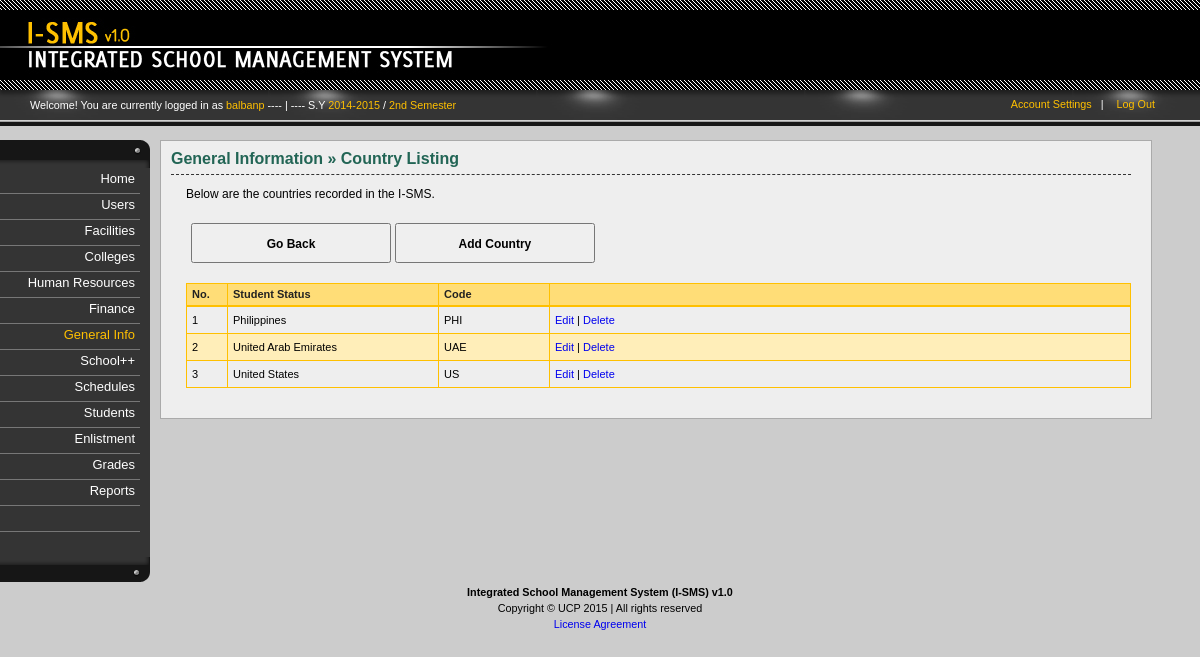
Screenshot of /generalinfo-country.php (signed in) with the database file from the repository.
### _system/_config/sys_config.php (called while the page is built, shortened)
<?php
		$DIR_SERVER_FOLDER = "";
		$DIR_CSS_DEFAULT = "http://" . $_SERVER['HTTP_HOST'] . $DIR_SERVER_FOLDER . "/design/default/css/";
?>

### _libs/classes/fix.inc.php (called while the page is built, shortened)
<?php
	class SchoolYear2{
		function __construct($year_id, $start, $end, $active){
			$this->start = $start;
			$this->end = $end;
		}
	}
	class Semester2{
		function __construct($semester_id, $description, $shorthand, $active){
			$this->description = $description;
		}
	}
	class FixManager{
		private $conn = null;
		function __construct($conn = null){
			if($conn !== null){
				$this->conn = $conn;
			} else {
				$this->error = "No defined connection.";
			}
		}
		function GetActiveSchoolYear(){
			$years = null;
			if($this->conn == null){
				$error = "No defined connection.";
				return null;
			} else {
				$conn = $this->conn;
				$query = "SELECT SchoolYearID, Start, End, Active FROM `sch-school_years` WHERE Active=1 ";
				$query .= "ORDER BY Start";
				$result = $conn->query($query);
				if($conn->error <> ""){
					$this->error = $conn->error;
				} else {
					$years = array();
					$ctr = 0;
					if($result->num_rows > 0){
						while($row = $result->fetch_assoc()){
							$years[$ctr] = new SchoolYear2($row['SchoolYearID'], $row['Start'], $row['End'], $row['Active']);
							$ctr++;
						}
					}
				}
			}
			return $years;
		}
		function GetActiveSemester(){
			$semesters = null;
			if($this->conn == null){
				$error = "No defined connection.";
				return null;
			} else {
				$conn = $this->conn;
				$query = "SELECT SemesterID, Description, Shorthand, Active FROM `sch-semesters` ";
				$query .= "WHERE 1=1 AND Active=1 ";
				$result = $conn->query($query);
				if($conn->error <> ""){
					$this->error = $conn->error;
				} else {
					$semesters = array();
					$ctr = 0;
					if($result->num_rows > 0){
						while($row = $result->fetch_assoc()){
							$semesters[$ctr] = new Semester2($row['SemesterID'], $row['Description'], $row['Shorthand'], $row['Active']);
							$ctr++;
						}
					}
				}
			}
			return $semesters;
		}
	}
?>

### _libs/classes/gen.inc.php (called while the page is built, shortened)
<?php
	class Country{
		function __construct($_country_id, $_code, $_description){
			$this->country_id 	= $_country_id;
			$this->code			= $_code;
			$this->description 	= $_description;
		}
	}
	class GeneralInformationManager{
		public $error = array();
		private $conn = null;
		function __construct($conn = null){
			if($conn !== null){
				$this->conn = $conn;
			} else {
				$this->error[sizeof($this->error)] = "No defined connection.";
			}
		}
		function GetCountries($country_id=null){
			$countries  = null;
			if($this->conn == null){
				$this->error[sizeof($this->error)] = "No defined connection.";
				return null;
			} else {
				$conn = $this->conn;
				$query = "SELECT CountryID, Code, Description FROM `gen-country_listing` ";
				$query .= "ORDER BY Description ";
				$result = $conn->query($query);
				if($conn->error <> ""){
					$this->error[sizeof($this->error)] = $conn->error;
				} else {
					$countries  = array();
					$ctr = 0;
					if($result->num_rows > 0){
						while($row = $result->fetch_assoc()){
							$countries [$ctr] = new Country($row['CountryID'], $row['Code'], $row['Description']);
							$ctr++;
						}
					}
				}
			}
			return $countries ;
		}
	}
?>

### generalinfo-country.php (the view, shortened to what this page needs)
<?php
	require_once("_system/_config/sys_config.php");
	require_once(CLASSLIST . "user.inc.php");
	require_once(CLASSLIST . "menu.inc.php");
	require_once(CLASSLIST . "gen.inc.php");
	if(isset($_SESSION['UserInfo'])){
		$UserInfo = unserialize($_SESSION['UserInfo']);
	} else {
		header("Location: index.php?error=2");
		exit();
	}
	$ISMS = new ISMSConnection(CONNECTION_TYPE);
	$conn = $ISMS->GetConnection();
	$hnd = new GeneralInformationManager($conn);
	$countries = $hnd->GetCountries();
?>
<!DOCTYPE html PUBLIC "-//W3C//DTD XHTML 1.0 Transitional//EN" "http://www.w3.org/TR/xhtml1/DTD/xhtml1-transitional.dtd">
<html lang="en-US" xml:lang="en-US" xmlns="http://www.w3.org/1999/xhtml">
	<head>
<?php
	require_once("_system/_config/head_config.php");
	echo "<link rel=\"stylesheet\" href=\"" . $DIR_CSS_DEFAULT . "home.css\" />";
	echo "<link rel=\"stylesheet\" href=\"" . $DIR_CSS_DEFAULT . "verticalnav.css\" />";
	echo "<link rel=\"stylesheet\" href=\"" . $DIR_CSS_DEFAULT . "columns.css\" />";
	echo "<link rel=\"stylesheet\" href=\"" . $DIR_CSS_DEFAULT . "content.css\" />";
	echo "<link rel=\"stylesheet\" href=\"" . $DIR_CSS_DEFAULT . "actions.css\" />";
	echo "<link rel=\"stylesheet\" href=\"" . $DIR_CSS_DEFAULT . "tables.css\" />";
	echo "<link rel=\"stylesheet\" href=\"" . $DIR_CSS_DEFAULT . "tweaks.css\" />";
?>
	</head>
	<body id="general">
		<div id="container">
			<div id="header">
				<?php require_once("_system/main/banner.inc.php"); ?>
				<?php require_once("_system/main/dashboard.inc.php"); ?>
			</div><?php  ?>
			<div id="body">
				<div class="content">
					<div class="column" id="column-first">
						<?php require_once("_system/main/mainmenu.inc.php"); ?>
					</div>
					<div class="column" id="column-second">
						<div class="inner">
							<h1>
								<span class="Highlight">General Information &raquo; Country Listing</span>
							</h1>
							<p class="">Below are the countries recorded in the I-SMS.</p>
							<div id="actions">
								<p class="action">
									<input type="button" value="Go Back" onclick="window.location='generalinfo.php'" />
									<input type="button" value="Add Country" onclick="window.location='generalinfo-country-add.php'" />
								</p>
							</div>
							<div class="table">
								<table class="countries default" cellspacing="0" title="">
									<thead>
										<th class="Count">No.</th>
										<th class="medium_width">Student Status</th>
										<th class="small_width">Code</th>
										<th class="Actions"></th>
									</thead>
									<?php
										$ctr = 0;
										if(sizeof($countries) > 0){
											foreach($countries as $item){
												$ctr++;
												if($ctr % 2 == 0){
													echo "<tr class=\"even\">";
												} else {
													echo "<tr class=\"odd\">";
												}
													echo "<td>{$ctr}</td>";
													echo "<td>{$item->description}</td>";
													echo "<td>{$item->code}</td>";
													echo "<td class=\"Actions\">";
														echo "<a href=\"generalinfo-country-edit.php?id={$item->country_id}\">Edit</a>";
														echo " | ";
														echo "<a href=\"generalinfo-country-process.php?id={$item->country_id}&action=delete\" onclick=\"return confirm('Delete country from records? Click OK to continue.')\">Delete</a>";
													echo "</td>";
												echo "</tr>";
											}
										} else {
											echo "<td colspan=\"6\">There are no countries registered.</td>";
										}
									?>
								</table>
							</div>
						</div>
					</div>
				</div>
			</div><?php  ?>
			<div id="footer">
				<?php require_once("_system/main/footer.inc.php"); ?>
			</div><?php  ?>
		</div>
	</body>
</html>

### _system/main/dashboard.inc.php (shortened to what this page needs)
<div id="dashboard">
	<div class="inner">
		<p class="greetings">Welcome! You are currently logged in as
			<span class="highlight">
				<?php echo $UserInfo->username; ?>
			</span>
			<?php
				require_once(CLASSLIST . 'fix.inc.php');
				$ISMS2 = new ISMSConnection(CONNECTION_TYPE);
				$conn2 = $ISMS2->GetConnection();
				$dash = new FixManager($conn2);
				$tmp_sy = $dash->GetActiveSchoolYear();
				$tmp_sem = $dash->GetActiveSemester();
				$curr_sy = $tmp_sy[0]->start . "-" . $tmp_sy[0]->end;
				$curr_sem = $tmp_sem[0]->description;
				if(isset($curr_sy)){
					echo " ---- | ---- S.Y <span class=\"highlight\">" . $curr_sy;
					echo "</span> / <span class=\"highlight\">" . $curr_sem . "</span>";
				}
			?>
		</p>
		<div class="options">
			<ul>
				<li><a href="account-settings.php">Account Settings</a>&nbsp;&nbsp;&nbsp;|</li>
				<li><a href="logout.php">Log Out</a></li>
			</ul>
		</div>
	</div>
</div>

### design/default/css/general.css (style rules this page uses)
html { font: 67.5% Arial, Tahoma, Verdana, "Times New Roman"; }
body { font-size: 100%; background-color: #f0efef; background-color: #ccc; background-image: url(../images/logo.png); padding-bottom: 20px; }
#header { height: 90px; background-color: #000; }
p { line-height: 1.5em; }
p.action input { width: 200px; height: 40px; font-weight: bold; font-family: Arial!important; }
p.action { font-size: 14px!important; }

### design/default/css/home.css (style rules this page uses)
#header { margin-bottom: 50px; }
#dashboard .inner { display: block; height: 24px; padding: 7px 0px 5px 30px; background-image: url("../images/dashboard.png"); background-color: #000; position:relative; }
#dashboard .options { position: absolute;right: 35px;top: 9px; width: 200px; text-align: right; }
#dashboard .options a { color: #ffc000; text-decoration: none }
#dashboard .options ul li { display: inline; margin-right: 10px; color: #fff; }
#dashboard .greetings { margin-top: 0px; color: #fff; }
#dashboard .inner .greetings .highlight { color: #ffc000; }

### design/default/css/columns.css (style rules this page uses)
.content div.column { float: left; }
#column-first { width: 160px; }
#column-second { width: 80%; background-color: #eee; border: 1px solid #aaa; padding: 10px 20px 30px 10px; color: 333; overflow: hidden; }

### design/default/css/content.css (style rules this page uses)
div#body { padding-bottom: 20px; }
div#column-second h1 { font-size: 16px; padding: 10px 30px 7px 0px; border-bottom: 1px dashed #333; margin-top: 10px; }
div#column-second h1:first-child { font-size: 16px; padding: 0px 30px 7px 0px; border-bottom: 1px dashed #333; margin-top: 0px; border-top: 0; }
div#column-second h1 span.Highlight { color: #226555; font-weight: bold; }
div#column-second p { margin: 10px 20px 0px 15px; font-size: 12px; }
div#actions p { font-size: 11px; }
div#actions input { font-size: 12px; font-family: "Century Gothic", Arial, Tahoma, Verdana, "Times New Roman" }

### design/default/css/actions.css (style rules this page uses)
div#actions { margin: 5px 0px 0px 0px; padding: 5px 5px 10px 5px; }
p.action input { padding: 3px 10px 2px 10px; }

### design/default/css/tables.css (style rules this page uses)
div.table { margin-left: 15px; margin-top: 10px; font-size: 11px; }
div.table table { border: 1px solid #ffc000; }
div.table table thead th { background-color: #ffdd77; border-bottom: 2px solid #ffc000; color: #222; font-weight: bold; }
div.table table thead th, div.table table td { padding: 5px 5px 5px 5px; text-align:left; }
div.table table th,div.table table td { border-right: 1px solid #ffc000; border-bottom: 1px solid #ffc000; }
div.table table td { cursor: pointer; line-height: 16px; }
div.table td.Actions a { text-decoration: none; }
div.table td { vertical-align: middle; }
div.table th { vertical-align: middle; }
th.Count { width: 30px!important; }
table.default { width: 100%; }
table.default td { min-width: 20px; }
table.default .Count { width: 40px; }
table.default .medium_width { width: 200px; }
table.default .small_width { width: 100px; }
tr.even { background-color: #ffeeb9; }

### rows the page displays
sch-school_years: curr_sy "2014-2015"
sch-semesters: Description "2nd Semester"
gen-country_listing: Description "Philippines", Code "PHI"
gen-country_listing: Description "United Arab Emirates", Code "UAE"
gen-country_listing: Description "United States", Code "US"

### other values shown
$UserInfo->username "balbanp"
$MenuItem->display "Home"
$MenuItem->display "Users"
$MenuItem->display "Facilities"
$MenuItem->display "Colleges"
$MenuItem->display "Human Resources"
$MenuItem->display "Finance"
$MenuItem->display "General Info"
$MenuItem->display "School++"
$MenuItem->display "Schedules"
$MenuItem->display "Students"
$MenuItem->display "Enlistment"
$MenuItem->display "Grades"
$MenuItem->display "Reports"
